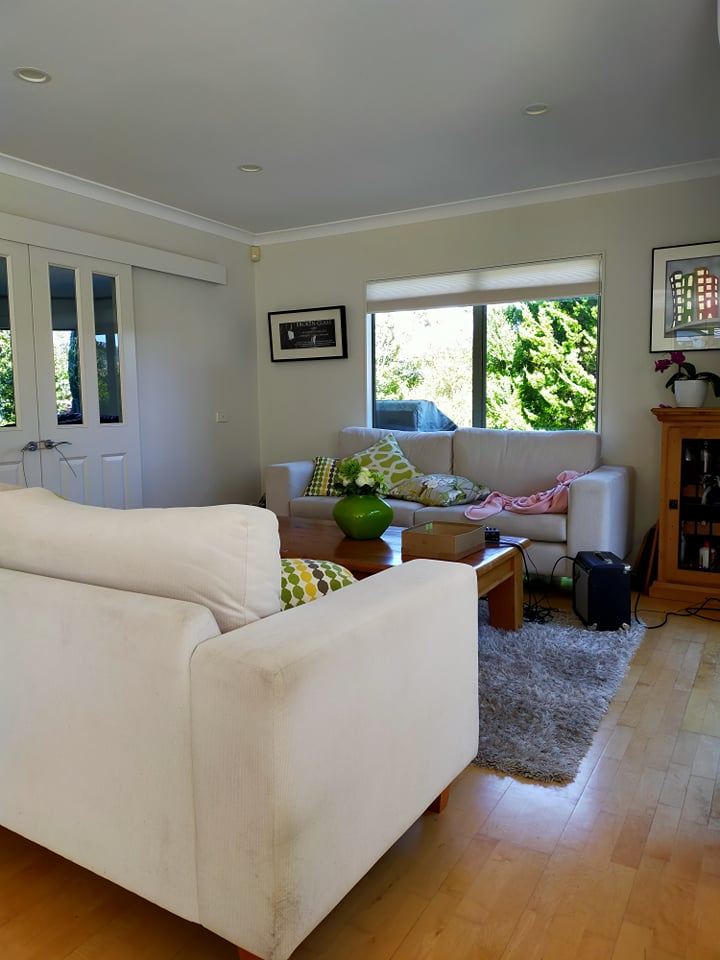
#> input picture images/2nd.jpg, 720 x 960 px
$ python image_stitching_full.py
#> lines starting #> are read from the running program, lines starting #| are printed output that depends on the picture
# -*- coding: utf-8 -*-
"""
Created on Mon Apr 12 10:31:35 2021

@author: baboo
"""

import cv2
import numpy as np
import matplotlib.pyplot as plt

img_1 = cv2.imread('images/2nd.jpg')
#> img_1 is the input picture: shape (960, 720, 3); mean B, G, R 115.4, 127.1, 133
img_2 = cv2.imread('images/1st.jpg')
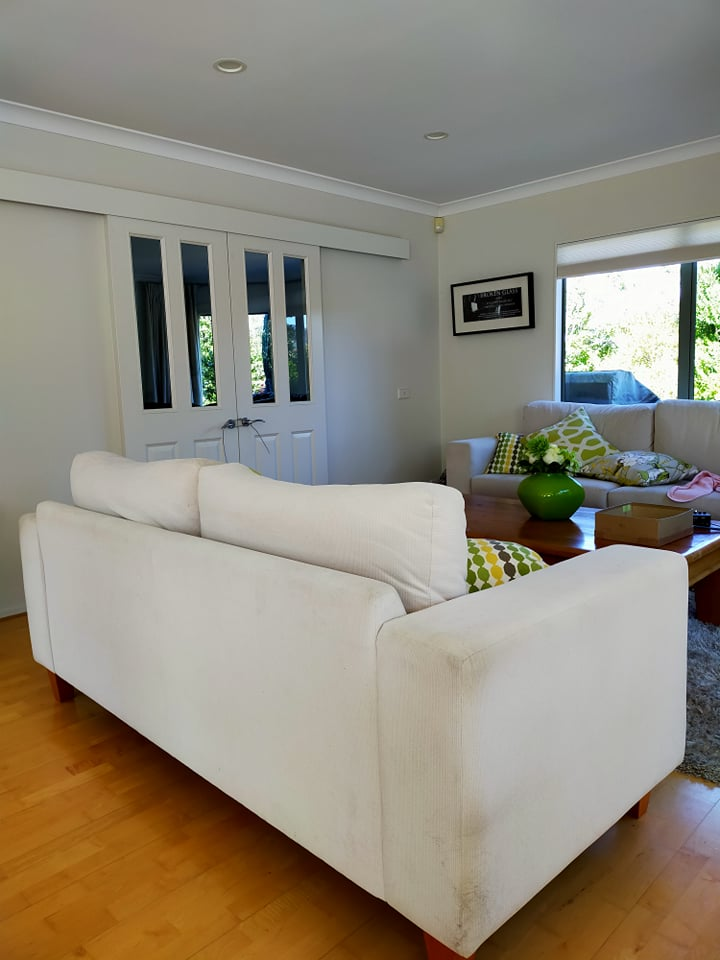
#> input picture images/1st.jpg, 720 x 960 px
#> img_2 is the input picture: shape (960, 720, 3); mean B, G, R 123.6, 137.2, 144.1
plt.imshow(img_1)
plt.show()

#Convert images to Grey
img1 = cv2.cvtColor(img_1,cv2.COLOR_BGR2GRAY)
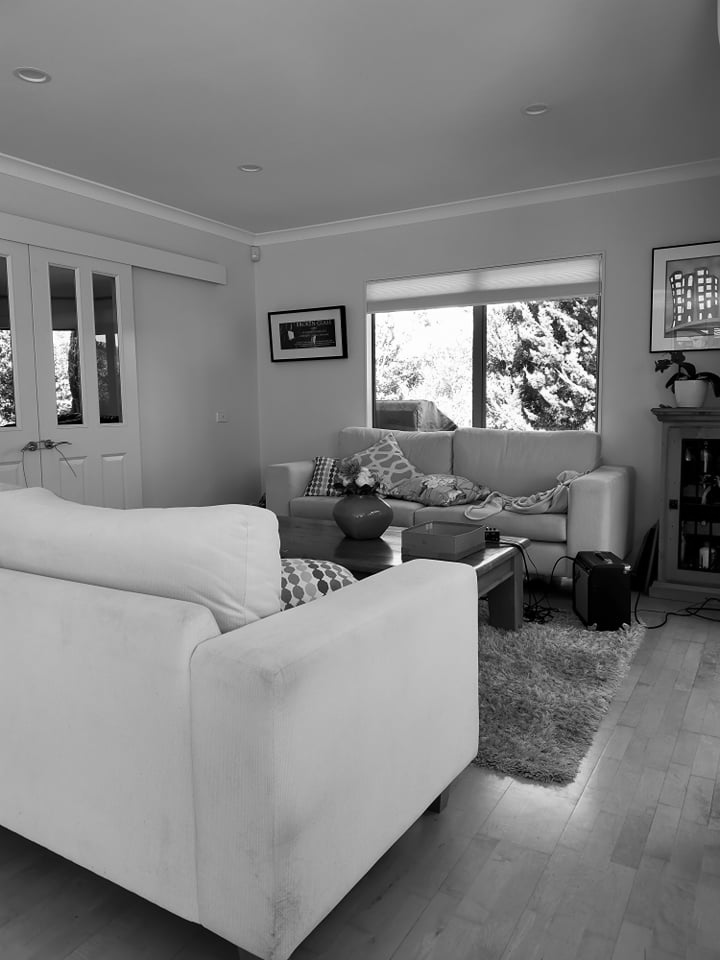
#> img1: shape (960, 720); min 0, max 255, mean 127.6
img2 = cv2.cvtColor(img_2,cv2.COLOR_BGR2GRAY)
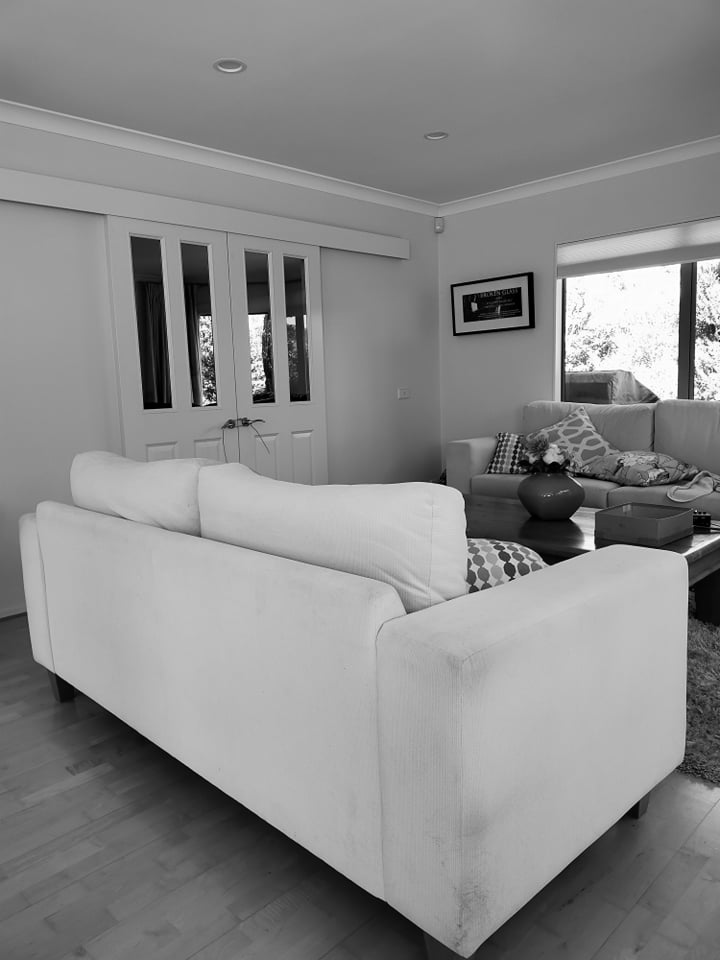
#> img2: shape (960, 720); min 0, max 255, mean 137.7

#Use SIFT to identify keypoints within the image
sift = cv2.SIFT_create()
kp1, des1 = sift.detectAndCompute(img1, None)
#> kp1 = 1682 keypoints; strongest (x, y, size): (525, 369, 2.5), (574, 308, 2), (573, 331, 2.1), (577, 303, 2)
kp2, des2 = sift.detectAndCompute(img2, None)
#> kp2 = 976 keypoints; strongest (x, y, size): (213, 402, 1.9), (292, 321, 5.6), (265, 379, 1.9), (700, 543, 11.1)

#Find matching features
bf = cv2.BFMatcher()
matches = bf.knnMatch(des1, des2, k=2)
#> matches = 1682 matches

#See whether the matching features are suitable
good = []
for m in matches:
    if (m[0].distance < 0.5*m[1].distance):
        good.append(m)
#> after the loop, good = 259 matches
matches = np.asarray(good)

#Find Homography Matrix
if (len(matches[:,0]) >= 4):
    src = np.float32([ kp1[m.queryIdx].pt for m in matches[:,0] ]).reshape(-1,1,2)
#> src = 259 rows, first 8: [10.37, 358.8], [11.48, 383.6], [11.5, 397.4], [12.12, 414.8], [17.93, 462.1], [24.99, 448.6], [27.47, 452.7], [31.99, 446.5]
    dst = np.float32([ kp2[m.trainIdx].pt for m in matches[:,0] ]).reshape(-1,1,2)
#> dst = 259 rows, first 8: [211.8, 343.6], [213.1, 366.1], [213.1, 378.9], [213.9, 395], [218.9, 438.5], [224.4, 426.5], [226.7, 429.9], [230.6, 424.1]
    H, masked = cv2.findHomography(src, dst, cv2.RANSAC, 5.0)
#> H = [[0.755, -0.00842, 205.3], [-0.157, 0.912, 13.63], [-0.00035, -2.15e-05, 1]]; masked = 259 values, max 1 at index 0, min 0 at index 25, mean 0.919
else:
    raise AssertionError('Can’t find enough keypoints.')

#Warp the perspectives so the images fit together and stitch together
dst = cv2.warpPerspective(img_1,H,((img_1.shape[1] + img_2.shape[1]), img_2.shape[0])) #wraped image
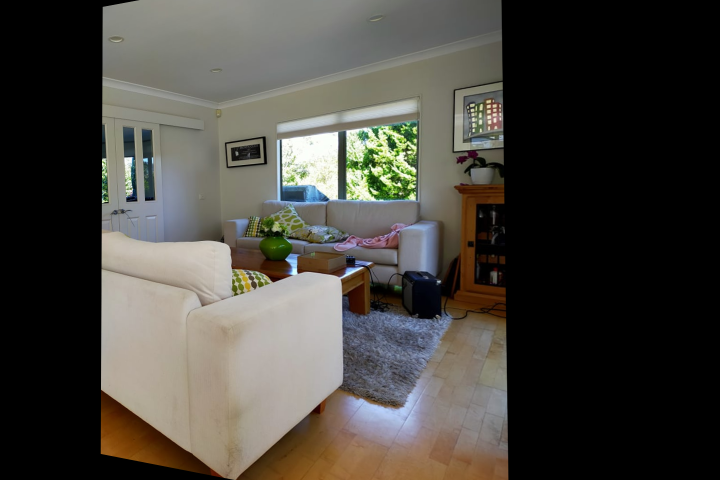
#> dst: shape (960, 1440, 3) (shown at 1/2 size); mean B, G, R 63, 69, 71.8
dst[0:img_2.shape[0], 0:img_2.shape[1]] = img_2 #stitched image
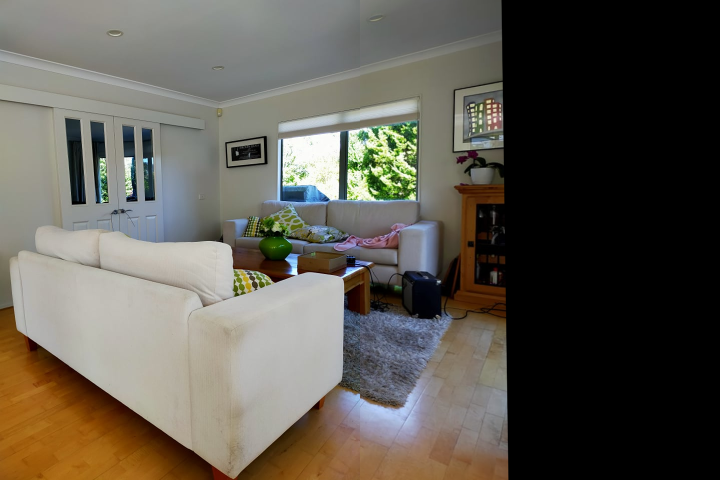
#> dst: shape (960, 1440, 3) (shown at 1/2 size); mean B, G, R 80.5, 89.2, 93.6

plt.imshow(dst)
plt.show()
